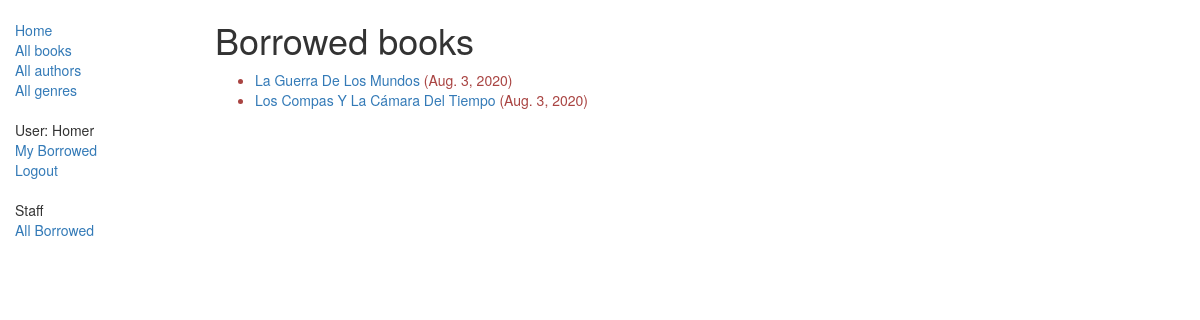
/catalog/mybooks/ (signed in), run on the app's committed database.
### catalog/models.py (models this page shows, shortened)
class BookInstance(models.Model):
    id = models.UUIDField(primary_key=True, default=uuid.uuid4,
                          help_text="ID único para este libro particular en toda la biblioteca")
    book = models.ForeignKey('Book', on_delete=models.SET_NULL, null=True)
    imprint = models.CharField(max_length=200)
    due_back = models.DateField(null=True, blank=True)
    LOAN_STATUS = (
        ('m', 'Maintenance'),
        ('o', 'On loan'),
        ('a', 'Available'),
        ('r', 'Reserved'),
    )
    status = models.CharField(max_length=1, choices=LOAN_STATUS, blank=True, default='m',
                              help_text='Disponibilidad del libro')
    borrower = models.ForeignKey(User, on_delete=models.SET_NULL, null=True, blank=True)
    class Meta:
        ordering = ["due_back"]
    class Meta:
        permissions = (("can_mark_returned", "Set book as returned"),)
    @property
    def is_overdue(self):
        if self.due_back and date.today() > self.due_back:
            return True
        return False

class Book(models.Model):
    title = models.CharField(max_length=200)
    author = models.ForeignKey('Author', on_delete=models.SET_NULL, null=True)
    summary = models.TextField(max_length=1000, help_text="Ingrese una breve descripción del libro")
    isbn = models.CharField('ISBN', max_length=13,
                            help_text='13 Caracteres <a href="https://www.isbn-international.org/content/what-isbn">ISBN number</a>')
    genre = models.ManyToManyField(Genre, help_text="Seleccione un genero para este libro")
    def display_genre(self):
        """
        Creates a string for the Genre. This is required to display genre in Admin.
        """
        return ', '.join([genre.name for genre in self.genre.all()])
    display_genre.short_description = 'Genre'

### catalog/views.py (the view)
class LoanedBooksByUserListView(LoginRequiredMixin, generic.ListView):
    model = BookInstance
    template_name = 'catalog/bookinstance_list_borrowed_user.html'
    paginate_by = 10
    def get_queryset(self):
        return BookInstance.objects.filter(borrower=self.request.user).filter(status__exact='o').order_by('due_back')

### catalog/templates/catalog/bookinstance_list_borrowed_user.html
{% extends "base_generic.html" %}
{% block content %}
    <h1>Borrowed books</h1>
    {% if bookinstance_list %}
        <ul>
            {% for bookinst in bookinstance_list %}
                <li class="{% if bookinst.is_overdue %}text-danger{% endif %}">
                    <a href="{% url 'book-detail' bookinst.book.pk %}">{{ bookinst.book.title }}</a>
                    ({{ bookinst.due_back }})
                </li>
            {% endfor %}
        </ul>
    {% else %}
        <p>There are no books borrowed.</p>
    {% endif %}
{% endblock %}

### catalog/templates/base_generic.html (shortened to what this page needs)
<!DOCTYPE html>
<html lang="en">
<head>
    <link rel="stylesheet" href="https://maxcdn.bootstrapcdn.com/bootstrap/3.3.7/css/bootstrap.min.css">
    {% load static %}
    <link rel="stylesheet" href="{% static 'css/styles.css' %}">
</head>
<body>
<div class="container-fluid">
    <div class="row">
        <div class="col-sm-2">
            {% block sidebar %}
                <ul class="sidebar-nav">
                    <li><a href="{% url 'index' %}">Home</a></li>
                    <li><a href="{% url 'books' %}">All books</a></li>
                    <li><a href="{% url 'authors' %}">All authors</a></li>
                    <li><a href="{% url 'genres' %}">All genres</a></li>
                </ul>
                <ul class="sidebar-nav">
                    {% if user.is_authenticated %}
                        <li>User: {{ user.get_username }}</li>
                        <li><a href="{% url 'my-borrowed' %}">My Borrowed</a></li>
                        <li><a href="{% url 'logout' %}?next={{ request.path }}">Logout</a></li>
                    {% else %}
                        <li><a href="{% url 'login' %}?next={{ request.path }}">Login</a></li>
                    {% endif %}
                </ul>
                <ul class="sidebar-nav">
                    <li>Staff</li>
                    <li><a href="{% url 'all-borrowed' %}">All Borrowed</a></li>
                </ul>
            {% endblock %}
        </div>
        <div class="col-sm-10 ">
            {% block content %}
            {% endblock %}
        </div>
    </div>
</div>
</body>
</html>

### catalog/templates/static/styles.css (style rules this page uses)
.sidebar-nav { margin-top: 20px; padding: 0; list-style: none; }

### data on the page
BookInstance: book "La Guerra De Los Mundos", due_back "Aug. 3, 2020"
BookInstance: book "Los Compas Y La Cámara Del Tiempo", due_back "Aug. 3, 2020"

### other printed values
{{ user.get_username }} "Homer"
